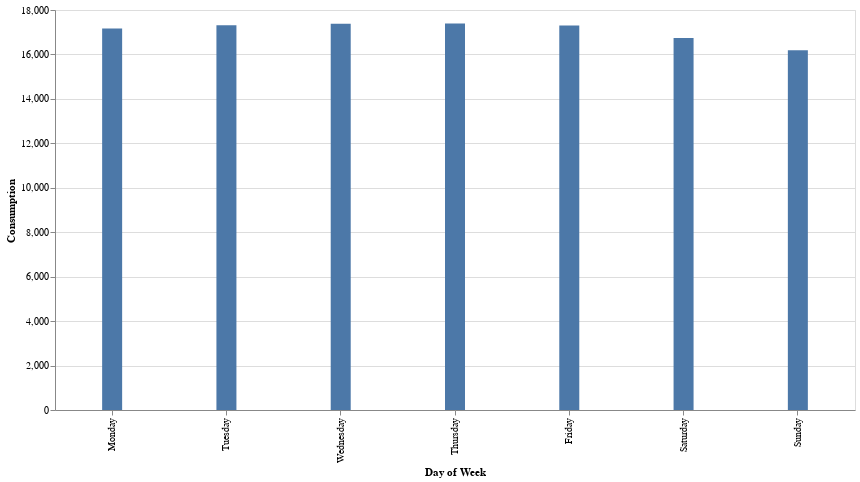

Notebook code for this chart:
### Code cell
alt.Chart(df_consumption_by_weekday).mark_bar(size=20).encode(
    alt.X(
        "weekday:N",
        sort=days_of_week,
        title="Day of Week"
    ),
    alt.Y(
        "avg_consumption:Q",
        title="Consumption"
    )
).properties(height=400, width=800)

### Figure 1 — Vega-Lite specification as saved in the notebook (floating-point values rounded to 4 significant figures)
{"config": {"view": {"continuousWidth": 400, "continuousHeight": 300}}, "data": {"name": "data-d873877b72d7b7f966f778ed151c3157"}, "mark": {"type": "bar", "size": 20}, "encoding": {"x": {"type": "nominal", "field": "weekday", "sort": ["Monday", "Tuesday", "Wednesday", "Thursday", "Friday", "Saturday", "Sunday"], "title": "Day of Week"}, "y": {"type": "quantitative", "field": "avg_consumption", "title": "Consumption"}}, "height": 400, "width": 800, "$schema": "https://vega.github.io/schema/vega-lite/v4.8.1.json", "datasets": {"data-d873877b72d7b7f966f778ed151c3157": [{"weekday": "Monday", "avg_consumption": 17168}, {"weekday": "Tuesday", "avg_consumption": 17310}, {"weekday": "Wednesday", "avg_consumption": 17384}, {"weekday": "Thursday", "avg_consumption": 17396}, {"weekday": "Friday", "avg_consumption": 17306}, {"weekday": "Saturday", "avg_consumption": 16743}, {"weekday": "Sunday", "avg_consumption": 16192}]}}
